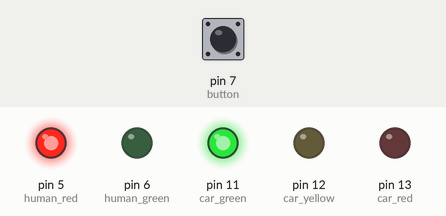
Bench run of a sketch on a simulated Arduino Uno, built with avr-gcc and run on an emulated ATmega328P. Shown: output pins drawn as LEDs (lit = HIGH). Inputs (shaded band) come from the test bench; at power-on: pin 7 (button) HIGH.

Above: at 1.2 s.
1.3 s: pin 7 (button) pulled LOW for 0.15 s
At 1.7 s:
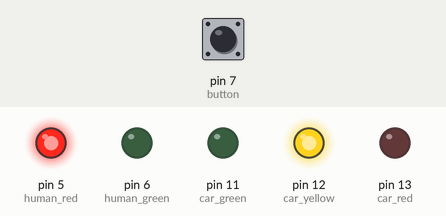
At 3.7 s:
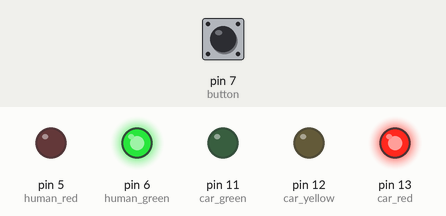
Timing chart, 0 to 16.8 s (numbered marks = the images above; inputs shaded):
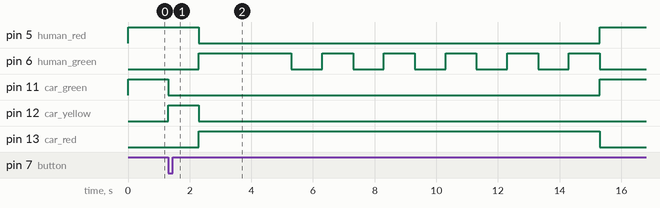

Measured:
- after the input at 1.3 s, pin 5 (human_red): HIGH → LOW after 1.0 s, → HIGH 13.0 s later; pin 6 (human_green): LOW → HIGH after 1.0 s, then repeats every 2.0 s: LOW 1.0 s, HIGH 1.0 s

The sketch:

traffic.ino
```cpp
int car_red = 13;
int car_yellow = 12;
int car_green = 11;
int button = 7;
int human_red = 5;
int human_green = 6;

void setup() {
  pinMode(car_red, OUTPUT);
  pinMode(car_yellow, OUTPUT);
  pinMode(car_green, OUTPUT);
  pinMode(button, INPUT_PULLUP);
  pinMode(human_red, OUTPUT);
  pinMode(human_green, OUTPUT);
}

void loop() {
  int sw = digitalRead(button);
  if(sw==1){
    digitalWrite(car_green,HIGH);
    digitalWrite(human_red,HIGH);
  }else{
    digitalWrite(car_green,LOW);
    digitalWrite(car_yellow,HIGH);
    delay(1000);
    digitalWrite(car_yellow,LOW);
    digitalWrite(car_red,HIGH);
    digitalWrite(human_red,LOW);
    digitalWrite(human_green,HIGH);
    delay(3000);
  for(int i=0;i<5;i++){
    digitalWrite(human_green,LOW);
    delay(1000);
    digitalWrite(human_green,HIGH);
    delay(1000);
  }
  digitalWrite(human_green,LOW);
  digitalWrite(car_red,LOW);
}
}
```
